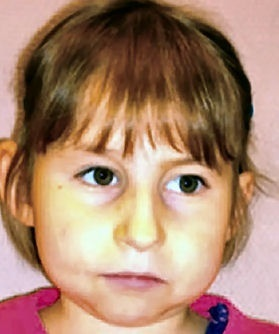
#> input picture train/Autistic/Autistic1075.jpg, 279 x 334 px, found by its file name; its folder holds 4 pictures in this run
$ jupyter execute --allow-errors autism_detection.ipynb
#> lines starting #> are read from the running program, lines starting #| are printed output that depends on the picture
[cell 1]
import lightgbm as lgb
from sklearn.model_selection import train_test_split
from sklearn.metrics import accuracy_score
from sklearn import preprocessing
import numpy as np
from PIL import Image
import os

[cell 2]
def load_images_from_folder(folder, label):
#> called with label = 1
    images = []
    labels = []
    for filename in os.listdir(folder):
        img_path = os.path.join(folder, filename)
        try:
            img = Image.open(img_path)
#> img is the input picture: PIL image 279x334 RGB; mean R, G, B 170.6, 133.9, 111.9
            img = img.resize((224, 224))  # Resize images if needed
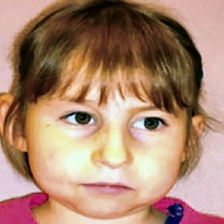
#> img: PIL image 224x224 RGB; mean R, G, B 170.6, 133.9, 111.9
            img_array = np.array(img)
            images.append(img_array.flatten())  # Flatten the image array
            labels.append(label)
        except Exception as e:
            print(f"Error loading image: {img_path} - {e}")
#> pass 2 of the loop in load_images_from_folder, `for filename in os.listdir(folder):`:
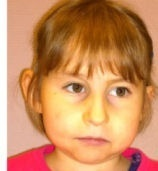
#> input picture train/Autistic/Autistic1093.jpg, 158 x 171 px, found by its file name
#> in load_images_from_folder, img is the input picture: PIL image 158x171 RGB; mean R, G, B 203.1, 140.2, 94
#> in load_images_from_folder, `img = img.resize((224, 224))`:
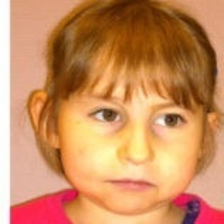
#> img: PIL image 224x224 RGB; mean R, G, B 203.1, 140.2, 94
#> pass 3 of the loop in load_images_from_folder, `for filename in os.listdir(folder):`:
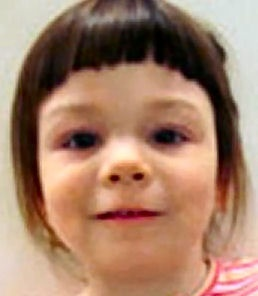
#> input picture train/Autistic/Autistic1105.jpg, 258 x 296 px, found by its file name
#> in load_images_from_folder, img is the input picture: PIL image 258x296 RGB; mean R, G, B 165.7, 128.4, 106
#> in load_images_from_folder, `img = img.resize((224, 224))`:
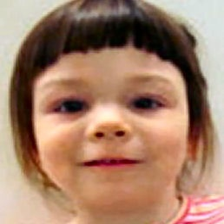
#> img: PIL image 224x224 RGB; mean R, G, B 165.8, 128.4, 106
#> the loop made 4 passes; the first 3 are shown
    return np.array(images), np.array(labels)

[cell 3]
autistic_folder = r"C:\Users\Shriram\Downloads\AutismDataset\train\Autistic"
non_autistic_folder = r"C:\Users\Shriram\Downloads\AutismDataset\train\Non_Autistic"

[cell 4]
X_autistic, y_autistic = load_images_from_folder(autistic_folder, 1)

#> (a cell that did not finish here is left out)
